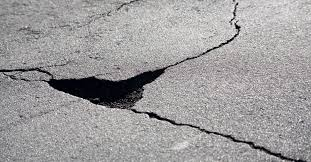
#> input picture Project/potholes.jpeg, 311 x 162 px
$ jupyter execute first.ipynb
#> lines starting #> are read from the running program, lines starting #| are printed output that depends on the picture; after the words box and inside, x2 and y2 are one past the last pixel; in counts of white or black regions, pixels touching at a corner belong together
[cell 1]
import cv2
import numpy as np

def simple_pothole_detection(image_path):
#> called with image_path = 'potholes.jpeg'
    img = cv2.imread(image_path)
#> img is the input picture: shape (162, 311, 3); mean B, G, R 157.4, 156.9, 158.5
    gray = cv2.cvtColor(img, cv2.COLOR_BGR2GRAY)

    # ब्लर और थ्रेशोल्ड
    blurred = cv2.GaussianBlur(gray, (11, 11), 0)
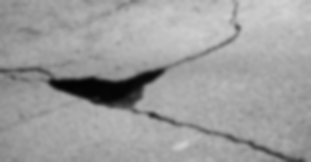
#> blurred: shape (162, 311); min 3, max 209, mean 157.5
    _, thresh = cv2.threshold(blurred, 0, 255, cv2.THRESH_BINARY_INV + cv2.THRESH_OTSU)
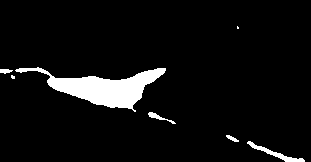
#> thresh: shape (162, 311); 6% white; 7 white regions (2 under 20 px)

    # कॉन्टूर ढूंढें
    contours, _ = cv2.findContours(thresh, cv2.RETR_TREE, cv2.CHAIN_APPROX_SIMPLE)
#> contours = 7 contours, 2 with area under 20; largest, box (x1, y1, x2, y2) and area: (15, 67, 166, 112) 2398, (247, 141, 305, 162) 197, (148, 112, 176, 124) 60, (0, 69, 13, 74) 32, (226, 135, 239, 142) 30

    for cnt in contours:
        area = cv2.contourArea(cnt)
        if area > 500:  # सिर्फ बड़े एरिया वाले कॉन्टूर
            # बाउंडिंग सर्कल
            (x,y), radius = cv2.minEnclosingCircle(cnt)
            center = (int(x), int(y))
            radius = int(radius)

            # कॉन्फिडेंस स्कोर (एरिया और सर्कुलरिटी के आधार पर)
            perimeter = cv2.arcLength(cnt, True)
            circularity = 4 * np.pi * (area / (perimeter * perimeter)) if perimeter > 0 else 0
            confidence = min(0.99, circularity * 1.5)  # सैंपल कॉन्फिडेंस

            if confidence > 0.4:  # थ्रेशोल्ड
                cv2.circle(img, center, radius, (0,255,0), 2)
                label = f"pothole {confidence:.2f}"
                cv2.putText(img, label, (center[0]-50, center[1]-10),
                           cv2.FONT_HERSHEY_SIMPLEX, 0.5, (0,255,0), 2)
#> this loop made 7 passes
#> (area, x, y, radius, perimeter, circularity, confidence) on pass 6: (2398, 90, 69, 75, 374.2, 0.215, 0.323)
#> area on passes 1, 2, 3, 5: 197, 30, 60, 31.5

    cv2.imshow("Simple Pothole Detection", img)
    cv2.waitKey(0)
    cv2.destroyAllWindows()

simple_pothole_detection("potholes.jpeg")
